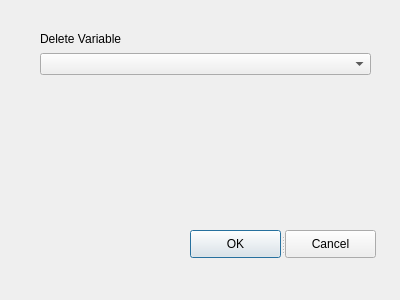
<?xml version="1.0" encoding="UTF-8"?>
<ui version="4.0">
 <class>DeleteDialog</class>
 <widget class="QDialog" name="DeleteDialog">
  <property name="geometry">
   <rect>
    <x>0</x>
    <y>0</y>
    <width>400</width>
    <height>300</height>
   </rect>
  </property>
  <property name="windowTitle">
   <string>Dialog</string>
  </property>
  <widget class="QSplitter" name="splitter">
   <property name="geometry">
    <rect>
     <x>190</x>
     <y>230</y>
     <width>186</width>
     <height>28</height>
    </rect>
   </property>
   <property name="orientation">
    <enum>Qt::Horizontal</enum>
   </property>
   <widget class="QPushButton" name="pushOK">
    <property name="text">
     <string>OK</string>
    </property>
   </widget>
   <widget class="QPushButton" name="pushCancel">
    <property name="text">
     <string>Cancel</string>
    </property>
   </widget>
  </widget>
  <widget class="QWidget" name="">
   <property name="geometry">
    <rect>
     <x>40</x>
     <y>30</y>
     <width>331</width>
     <height>91</height>
    </rect>
   </property>
   <layout class="QVBoxLayout" name="verticalLayout_2">
    <item>
     <layout class="QVBoxLayout" name="verticalLayout">
      <item>
       <widget class="QLabel" name="label">
        <property name="text">
         <string>Delete Variable</string>
        </property>
       </widget>
      </item>
     </layout>
    </item>
    <item>
     <widget class="QComboBox" name="comboBox"/>
    </item>
    <item>
     <widget class="QLabel" name="label_3">
      <property name="text">
       <string/>
      </property>
     </widget>
    </item>
    <item>
     <widget class="QLabel" name="DisplayLabel">
      <property name="text">
       <string/>
      </property>
     </widget>
    </item>
   </layout>
  </widget>
 </widget>
 <resources/>
 <connections>
  <connection>
   <sender>pushCancel</sender>
   <signal>clicked()</signal>
   <receiver>DeleteDialog</receiver>
   <slot>close()</slot>
   <hints>
    <hint type="sourcelabel">
     <x>335</x>
     <y>253</y>
    </hint>
    <hint type="destinationlabel">
     <x>334</x>
     <y>286</y>
    </hint>
   </hints>
  </connection>
 </connections>
</ui>
